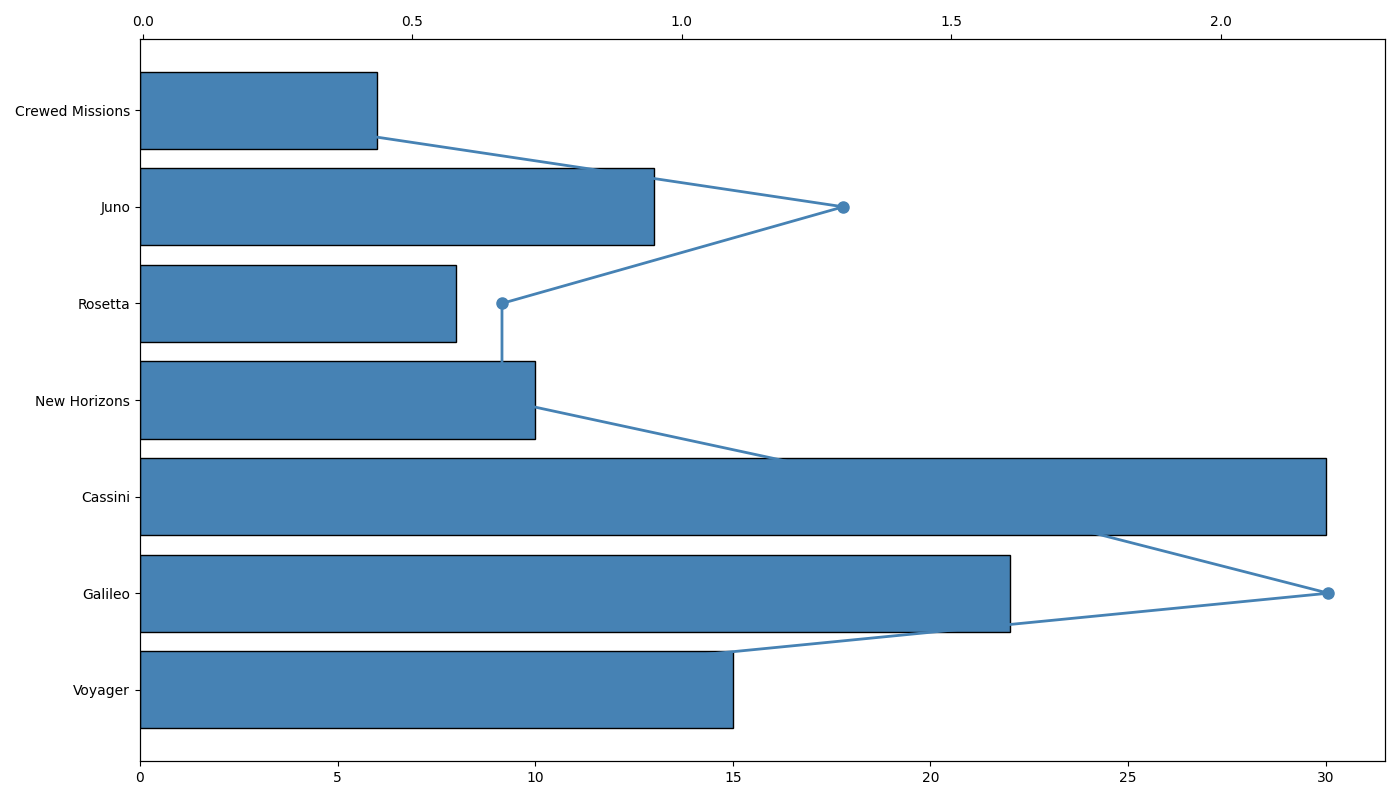

The Python source for this figure:
import matplotlib.pyplot as plt
import numpy as np

missions = ["Voyager", "Galileo", "Cassini", "New Horizons", "Rosetta", "Juno", "Crewed Missions"]
discoveries = [15, 22, 30, 10, 8, 13, 6]
discoveries_per_year = np.array(discoveries) / np.array([40, 10, 20, 15, 12, 10, 60])

fig, ax1 = plt.subplots(figsize=(14, 8))
bars = ax1.barh(missions, discoveries, color='steelblue', edgecolor='k')

ax2 = ax1.twiny()
ax2.plot(discoveries_per_year, missions, color='steelblue', marker='o', linestyle='-', linewidth=2, markersize=8)

plt.tight_layout()
plt.show()
